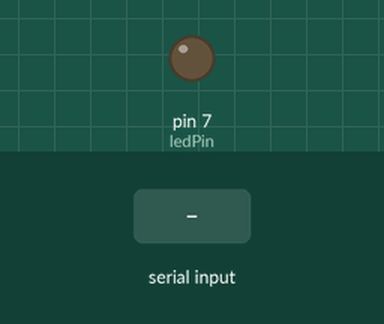
A sketch run on a simulated Arduino Uno, built with avr-gcc and run on an emulated ATmega328P. Shown: output pins drawn as LEDs (lit = HIGH). The inputs (shaded band) are chosen by the test bench.

Above: at 1.2 s.
1.3 s: "ON" received over Serial
At 3.1 s:
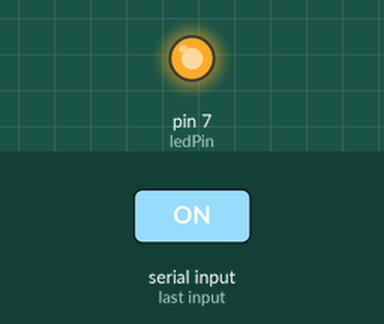
3.8 s: "1" received over Serial
At 6.1 s:
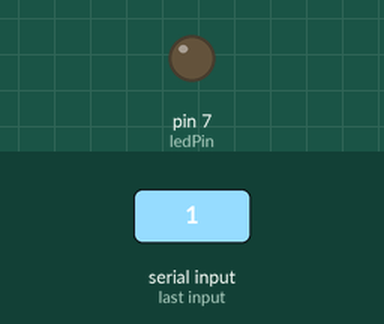
Timing chart, 0 to 7.6 s (numbered marks = the images above; inputs shaded):
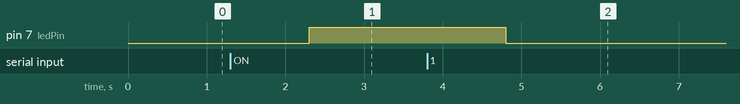

The sketch:

BT-control.ino
```cpp
// (licence header left out)
//declare the pin the LED is connected to,this is the same pin used for the relay
int ledPin = 7;

String BTcommand; //this variable stores the command sent to the device through bluetooth

bool ledState = HIGH;  //this variable stores the state of the LED


void setup() {
  // put your setup code here, to run once:
  pinMode(ledPin, OUTPUT);	//set the pin as an OUTPUT Pin

  Serial.begin(9600); 	//initialize serial communication

}

void loop() {

  // put your main code here, to run repeatedly:

  while (!Serial.available());			//The program remains stuck here till a command is available over seral i.e a command is sent through bluetooth.


  BTcommand = Serial.readString(); //the command sent through Bluetooth is read and saved

  //set the value of the variable ledState bsed on BTcommand
  if (BTcommand == "ON")
  {
    ledState = HIGH;
  }
  else if (BTcommand = "OFF")
  {
    ledState = LOW;
  }

  digitalWrite(ledPin, ledState); //change the state of the pin based on the value of "ledState"
}
```

Measured:
- after the input at 1.3 s, pin 7 (ledPin): LOW → HIGH after 1.0 s
- after the input at 3.8 s, pin 7 (ledPin): HIGH → LOW after 1.0 s
